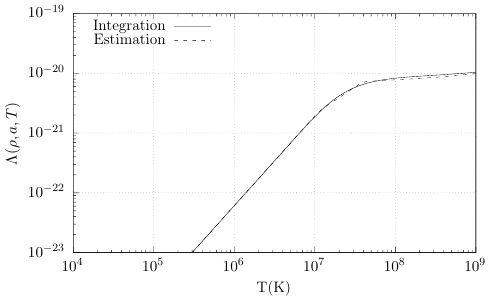

The gnuplot source for this figure:
load "../turbo.pal"
set terminal cairolatex standalone pdf size 5in,3in
set output "lambda-comp.tex"
set logscale xy
set format xy '$10^{%L}$'
set xrange [1e4:1e9]
set yrange [1e-23:1e-19]
set key top left
set ytics nomirror
set xlabel 'T(K)'
set ylabel '$\Lambda(\rho,a,T)$'
#set y2tics nomirror
#set logscale y2
#set format y2 '$10^{%L}$'
#set y2label "Error"
#set y2range [1e-5:1e-1]
plot "cooling_comp.txt" u (10**$1):2 t "Integration" w l ls 1,\
"" u (10**$1):3 t "Estimation" w l ls 2#,\
#"" u (10**$1):4 t "Error" w l axes x1y2
